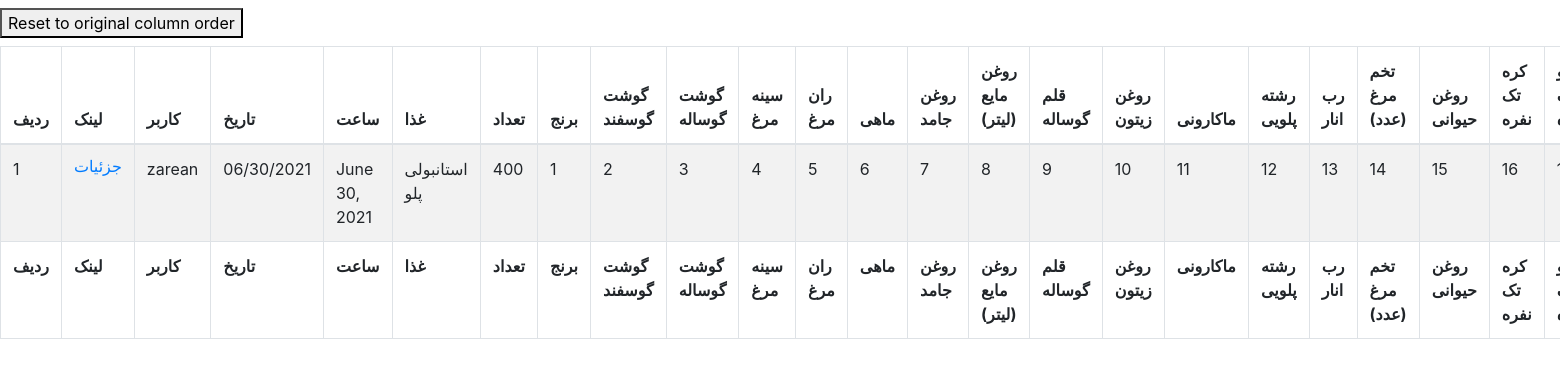
The app's page /canteen/ with its own data.
### canteen/models.py (models this page shows, shortened)
class Ingredient(models.Model):
    user = models.ForeignKey('auth.User', on_delete=models.CASCADE, verbose_name='کاربر')
    date = models.DateTimeField(verbose_name='تاریخ')
    time = models.DateField(verbose_name='روز')
    food = models.ForeignKey(Food, on_delete=models.CASCADE, null=False)
    rice = models.IntegerField(verbose_name='برنج', null=True, blank=True)
    beef = models.IntegerField(verbose_name='گوشت گوساله', null=True, blank=True)
    lamb = models.IntegerField(verbose_name='گوشت گوسفند', null=True, blank=True)
    chicken_leg = models.IntegerField(verbose_name='ران مرغ', null=True, blank=True)
    chicken_breast = models.IntegerField(verbose_name='سینه مرغ', null=True, blank=True)
    fish = models.IntegerField(verbose_name='ماهی', null=True, blank=True)
    solid_oil = models.IntegerField(verbose_name='روغن جامد', null=True, blank=True)
    liquid_oil = models.IntegerField(verbose_name='روغن مایع', null=True, blank=True)
    beef_shank = models.IntegerField(verbose_name='قلم گوساله', null=True, blank=True)
    olive_oil = models.IntegerField(verbose_name='روغن زیتون', null=True, blank=True)
    macaroni = models.IntegerField(verbose_name='ماکارونی', null=True, blank=True)
    reshte_poloie = models.IntegerField(verbose_name='رشته پلویی', null=True, blank=True)
    rob_anar = models.IntegerField(verbose_name='رب انار', null=True, blank=True)
    egg = models.IntegerField(verbose_name='تخم مرغ', null=True, blank=True)
    animal_oil = models.IntegerField(verbose_name='روغن حیوانی', null=True, blank=True)
    butter_1 = models.IntegerField(verbose_name='کره', null=True, blank=True)
    lemon_juice_1 = models.IntegerField(verbose_name='آبلیمو یک نفره', null=True, blank=True)
    butter_bulk = models.IntegerField(verbose_name='کره فله ای', null=True, blank=True)
    tomato_paste = models.IntegerField(verbose_name='رب گوجه فرنگی', null=True, blank=True)
    lentil = models.IntegerField(verbose_name='عدس', null=True, blank=True)
    raisin = models.IntegerField(verbose_name='کشمش', null=True, blank=True)
    walnut = models.IntegerField(verbose_name='گردو', null=True, blank=True)
    split_peas = models.IntegerField(verbose_name='لپه', null=True, blank=True)
    red_beans = models.IntegerField(verbose_name='لوبیا قرمز', null=True, blank=True)
    tomato = models.IntegerField(verbose_name='گوجه فرنگی', null=True, blank=True)
    onion = models.IntegerField(verbose_name='پیاز', null=True, blank=True)
    potato = models.IntegerField(verbose_name='سیب زمینی', null=True, blank=True)
    broad_bean = models.IntegerField(verbose_name='باقالی', null=True, blank=True)
    celery = models.IntegerField(verbose_name='کرفس', null=True, blank=True)
    green_bean = models.IntegerField(verbose_name='لوبیا سبز', null=True, blank=True)
    eggplant = models.IntegerField(verbose_name='بادمجان', null=True, blank=True)
    amani_lemon = models.IntegerField(verbose_name='لیمو امانی', null=True, blank=True)
    lemon = models.IntegerField(verbose_name='لیمو', null=True, blank=True)
    sabzi_kuku = models.IntegerField(verbose_name='سبزی کوکو', null=True, blank=True)
    sabzi_qorme = models.IntegerField(verbose_name='سبزی قورمه', null=True, blank=True)
    sabzi_poloie = models.IntegerField(verbose_name='سبزی پلویی', null=True, blank=True)
    garlic = models.IntegerField(verbose_name='سیر', null=True, blank=True)
    bell_pepper = models.IntegerField(verbose_name='فلفل دلمه', null=True, blank=True)
    mushroom = models.IntegerField(verbose_name='قارچ', null=True, blank=True)
    peas = models.IntegerField(verbose_name='نخود فرنگی', null=True, blank=True)
    coriander = models.IntegerField(verbose_name='گشنیز', null=True, blank=True)
    dry_savory = models.IntegerField(verbose_name='مرزه خشک', null=True, blank=True)
    dried_tarragon = models.IntegerField(verbose_name='ترخون خشک', null=True, blank=True)
    spearmint = models.IntegerField(verbose_name='نعناع', null=True, blank=True)
    jafari = models.IntegerField(verbose_name='جعفری', null=True, blank=True)
    reyhan = models.IntegerField(verbose_name='ریحان', null=True, blank=True)
    pickle = models.IntegerField(verbose_name='خیارشور', null=True, blank=True)
    carrot = models.IntegerField(verbose_name='هویج', null=True, blank=True)
    shevid = models.IntegerField(verbose_name='شوید', null=True, blank=True)
    saffron = models.IntegerField(verbose_name='زعفران', null=True, blank=True)
    verjuice = models.IntegerField(verbose_name='آبغوره', null=True, blank=True)
    lemon_juice = models.IntegerField(verbose_name='آبلیمو', null=True, blank=True)
    white_vinegar = models.IntegerField(verbose_name='سرکه سقید', null=True, blank=True)
    white_flour = models.IntegerField(verbose_name='آرد سفید', null=True, blank=True)
    toasted_flour = models.IntegerField(verbose_name='آرد سوخاری', null=True, blank=True)
    toasted_powder = models.IntegerField(verbose_name='پودر سوخاری', null=True, blank=True)
    rice_flour = models.IntegerField(verbose_name='آرد برنج', null=True, blank=True)
    chickpea_flour = models.IntegerField(verbose_name='آرد نخود', null=True, blank=True)
    sugar = models.IntegerField(verbose_name='شکر', null=True, blank=True)
    yogurt = models.IntegerField(verbose_name='ماست', null=True, blank=True)
    sumac = models.IntegerField(verbose_name='سماق', null=True, blank=True)
    starch = models.IntegerField(verbose_name='نشاسته', null=True, blank=True)
    vinegar = models.IntegerField(verbose_name='سرکه', null=True, blank=True)
    mustard = models.IntegerField(verbose_name='سس خردل', null=True, blank=True)
    sauce = models.IntegerField(verbose_name='سس', null=True, blank=True)
    rosewater = models.IntegerField(verbose_name='گلاب', null=True, blank=True)
    barberry = models.IntegerField(verbose_name='زرشک', null=True, blank=True)
    rock_salt = models.IntegerField(verbose_name='سنگ نمک', null=True, blank=True)
    pepper = models.IntegerField(verbose_name='فلفل', null=True, blank=True)
    milk = models.IntegerField(verbose_name='شیر', null=True, blank=True)
    salt = models.IntegerField(verbose_name='نمک', null=True, blank=True)
    class Meta:
        ordering = ['food']

class DailyMeal(Ingredient):
    quantity = models.IntegerField(verbose_name='تعداد غذا')
    class Meta:
        ordering = ['food']

class Ingredient(models.Model):
    user = models.ForeignKey('auth.User', on_delete=models.CASCADE, verbose_name='کاربر')
    date = models.DateTimeField(verbose_name='تاریخ')
    time = models.DateField(verbose_name='روز')
    food = models.ForeignKey(Food, on_delete=models.CASCADE, null=False)
    rice = models.IntegerField(verbose_name='برنج', null=True, blank=True)
    beef = models.IntegerField(verbose_name='گوشت گوساله', null=True, blank=True)
    lamb = models.IntegerField(verbose_name='گوشت گوسفند', null=True, blank=True)
    chicken_leg = models.IntegerField(verbose_name='ران مرغ', null=True, blank=True)
    chicken_breast = models.IntegerField(verbose_name='سینه مرغ', null=True, blank=True)
    fish = models.IntegerField(verbose_name='ماهی', null=True, blank=True)
    solid_oil = models.IntegerField(verbose_name='روغن جامد', null=True, blank=True)
    liquid_oil = models.IntegerField(verbose_name='روغن مایع', null=True, blank=True)
    beef_shank = models.IntegerField(verbose_name='قلم گوساله', null=True, blank=True)
    olive_oil = models.IntegerField(verbose_name='روغن زیتون', null=True, blank=True)
    macaroni = models.IntegerField(verbose_name='ماکارونی', null=True, blank=True)
    reshte_poloie = models.IntegerField(verbose_name='رشته پلویی', null=True, blank=True)
    rob_anar = models.IntegerField(verbose_name='رب انار', null=True, blank=True)
    egg = models.IntegerField(verbose_name='تخم مرغ', null=True, blank=True)
    animal_oil = models.IntegerField(verbose_name='روغن حیوانی', null=True, blank=True)
    butter_1 = models.IntegerField(verbose_name='کره', null=True, blank=True)
    lemon_juice_1 = models.IntegerField(verbose_name='آبلیمو یک نفره', null=True, blank=True)
    butter_bulk = models.IntegerField(verbose_name='کره فله ای', null=True, blank=True)
    tomato_paste = models.IntegerField(verbose_name='رب گوجه فرنگی', null=True, blank=True)
    lentil = models.IntegerField(verbose_name='عدس', null=True, blank=True)
    raisin = models.IntegerField(verbose_name='کشمش', null=True, blank=True)
    walnut = models.IntegerField(verbose_name='گردو', null=True, blank=True)
    split_peas = models.IntegerField(verbose_name='لپه', null=True, blank=True)
    red_beans = models.IntegerField(verbose_name='لوبیا قرمز', null=True, blank=True)
    tomato = models.IntegerField(verbose_name='گوجه فرنگی', null=True, blank=True)
    onion = models.IntegerField(verbose_name='پیاز', null=True, blank=True)
    potato = models.IntegerField(verbose_name='سیب زمینی', null=True, blank=True)
    broad_bean = models.IntegerField(verbose_name='باقالی', null=True, blank=True)
    celery = models.IntegerField(verbose_name='کرفس', null=True, blank=True)
    green_bean = models.IntegerField(verbose_name='لوبیا سبز', null=True, blank=True)
    eggplant = models.IntegerField(verbose_name='بادمجان', null=True, blank=True)
    amani_lemon = models.IntegerField(verbose_name='لیمو امانی', null=True, blank=True)
    lemon = models.IntegerField(verbose_name='لیمو', null=True, blank=True)
    sabzi_kuku = models.IntegerField(verbose_name='سبزی کوکو', null=True, blank=True)
    sabzi_qorme = models.IntegerField(verbose_name='سبزی قورمه', null=True, blank=True)
    sabzi_poloie = models.IntegerField(verbose_name='سبزی پلویی', null=True, blank=True)
    garlic = models.IntegerField(verbose_name='سیر', null=True, blank=True)
    bell_pepper = models.IntegerField(verbose_name='فلفل دلمه', null=True, blank=True)
    mushroom = models.IntegerField(verbose_name='قارچ', null=True, blank=True)
    peas = models.IntegerField(verbose_name='نخود فرنگی', null=True, blank=True)
    coriander = models.IntegerField(verbose_name='گشنیز', null=True, blank=True)
    dry_savory = models.IntegerField(verbose_name='مرزه خشک', null=True, blank=True)
    dried_tarragon = models.IntegerField(verbose_name='ترخون خشک', null=True, blank=True)
    spearmint = models.IntegerField(verbose_name='نعناع', null=True, blank=True)
    jafari = models.IntegerField(verbose_name='جعفری', null=True, blank=True)
    reyhan = models.IntegerField(verbose_name='ریحان', null=True, blank=True)
    pickle = models.IntegerField(verbose_name='خیارشور', null=True, blank=True)
    carrot = models.IntegerField(verbose_name='هویج', null=True, blank=True)
    shevid = models.IntegerField(verbose_name='شوید', null=True, blank=True)
    saffron = models.IntegerField(verbose_name='زعفران', null=True, blank=True)
    verjuice = models.IntegerField(verbose_name='آبغوره', null=True, blank=True)
    lemon_juice = models.IntegerField(verbose_name='آبلیمو', null=True, blank=True)
    white_vinegar = models.IntegerField(verbose_name='سرکه سقید', null=True, blank=True)
    white_flour = models.IntegerField(verbose_name='آرد سفید', null=True, blank=True)
    toasted_flour = models.IntegerField(verbose_name='آرد سوخاری', null=True, blank=True)
    toasted_powder = models.IntegerField(verbose_name='پودر سوخاری', null=True, blank=True)
    rice_flour = models.IntegerField(verbose_name='آرد برنج', null=True, blank=True)
    chickpea_flour = models.IntegerField(verbose_name='آرد نخود', null=True, blank=True)
    sugar = models.IntegerField(verbose_name='شکر', null=True, blank=True)
    yogurt = models.IntegerField(verbose_name='ماست', null=True, blank=True)
    sumac = models.IntegerField(verbose_name='سماق', null=True, blank=True)
    starch = models.IntegerField(verbose_name='نشاسته', null=True, blank=True)
    vinegar = models.IntegerField(verbose_name='سرکه', null=True, blank=True)
    mustard = models.IntegerField(verbose_name='سس خردل', null=True, blank=True)
    sauce = models.IntegerField(verbose_name='سس', null=True, blank=True)
    rosewater = models.IntegerField(verbose_name='گلاب', null=True, blank=True)
    barberry = models.IntegerField(verbose_name='زرشک', null=True, blank=True)
    rock_salt = models.IntegerField(verbose_name='سنگ نمک', null=True, blank=True)
    pepper = models.IntegerField(verbose_name='فلفل', null=True, blank=True)
    milk = models.IntegerField(verbose_name='شیر', null=True, blank=True)
    salt = models.IntegerField(verbose_name='نمک', null=True, blank=True)
    class Meta:
        ordering = ['food']

class Food(models.Model):
    food = models.CharField(max_length=30)
    class Meta:
        ordering = ['food']
    def __str__(self):
        return self.food

### canteen/views.py (the view)
# urls.py: path('', views.canteen_list, name='canteen'),
def canteen_list(request):
    dailymeals = DailyMeal.objects.all()
    return render(request, 'canteen/canteen_list.html', {'dailymeals': dailymeals})

### canteen/templates/canteen/canteen_list.html (shortened to what this page needs)
{% extends 'shared/_base.html' %}
{% block content %}
  <button id="reset" class="my-2">Reset to original column order</button>
    <br>
    <table id="table1" class="table table-striped table-bordered" style="width:100%">
    <thead>
    <tr>
      <th>ردیف</th>
      <th>لینک</th>
      <th>کاربر</th>
      <th>تاریخ</th>
      <th>ساعت</th>
      <th>غذا</th>
      <th>تعداد</th>
      <th>برنج</th>
      <th>گوشت گوسفند</th>
      <th>گوشت گوساله</th>
      <th>سینه مرغ</th>
      <th>ران مرغ</th>
      <th>ماهی</th>
      <th>روغن جامد</th>
      <th>روغن مایع (لیتر)</th>
      <th>قلم گوساله</th>
      <th>روغن زیتون</th>
      <th>ماکارونی</th>
      <th>رشته پلویی</th>
      <th>رب انار</th>
      <th>تخم مرغ (عدد)</th>
      <th>روغن حیوانی</th>
      <th>کره تک نفره</th>
      <th>آبلیمو تک نفره</th>
     </tr>
    </thead>
    <tbody>
    {% for dailymeal in dailymeals %}
      <tr>
        <td>{{ forloop.counter }}</td>
        <td><h6><a href="{% url 'canteen_detail' pk=dailymeal.pk %}">جزئیات</a></h6></td>
        <td>{{ dailymeal.user }}</td>
        <td>{{ dailymeal.date | date:"SHORT_DATE_FORMAT" }}</td>
        <td>{{ dailymeal.time }}</td>
        <td>{{ dailymeal.food }}</td>
        <td>{{ dailymeal.quantity }}</td>
        <td>{{ dailymeal.rice }}</td>
        <td>{{ dailymeal.beef }}</td>
        <td>{{ dailymeal.lamb }}</td>
        <td>{{ dailymeal.chicken_leg }}</td>
        <td>{{ dailymeal.chicken_breast }}</td>
        <td>{{ dailymeal.fish }}</td>
        <td>{{ dailymeal.solid_oil }}</td>
        <td>{{ dailymeal.liquid_oil }}</td>
        <td>{{ dailymeal.beef_shank }}</td>
        <td>{{ dailymeal.olive_oil }}</td>
        <td>{{ dailymeal.macaroni }}</td>
        <td>{{ dailymeal.reshte_poloie  }}</td>
        <td>{{ dailymeal.rob_anar }}</td>
        <td>{{ dailymeal.egg }}</td>
        <td>{{ dailymeal.animal_oil }}</td>
        <td>{{ dailymeal.butter_1 }}</td>
        <td>{{ dailymeal.lemon_juice_1  }}</td>
      </tr>
    {% endfor %}
    </tbody>
    <tfoot>
    <tr>
      <th>ردیف</th>
      <th>لینک</th>
      <th>کاربر</th>
      <th>تاریخ</th>
      <th>ساعت</th>
      <th>غذا</th>
      <th>تعداد</th>
      <th>برنج</th>
      <th>گوشت گوسفند</th>
      <th>گوشت گوساله</th>
      <th>سینه مرغ</th>
      <th>ران مرغ</th>
      <th>ماهی</th>
      <th>روغن جامد</th>
      <th>روغن مایع (لیتر)</th>
      <th>قلم گوساله</th>
      <th>روغن زیتون</th>
      <th>ماکارونی</th>
      <th>رشته پلویی</th>
      <th>رب انار</th>
      <th>تخم مرغ (عدد)</th>
      <th>روغن حیوانی</th>
      <th>کره تک نفره</th>
      <th>آبلیمو تک نفره</th>
    </tr>
    </tfoot>
  </table>
{% endblock %}

### templates/shared/_base.html (shortened to what this page needs)
{% load static %}
{% load render_partial %}
<!DOCTYPE html>
<html lang="en">
<head>
    {% include 'shared/_headerCDN.html' %}
</head>
<body>
{% block content %}
{% endblock %}
</body>
</html>

### templates/shared/_headerCDN.html (shortened to what this page needs)
{% load static %}
<link type="text/css" rel="stylesheet" href="{% static 'css/bootstrap.min.css' %}">
<link type="text/css" rel="stylesheet" href="{% static 'css/all.css' %}">
<link type="text/css" rel="stylesheet" href="{% static 'css/prettyPhoto.min.css' %}">
<link type="text/css" rel="stylesheet" href="{% static 'css/datatables.min.css' %}">

### templates/shared/_footerCDN.html (shortened to what this page needs)
{% load static %}

### records on screen
DailyMeal: user "zarean", date "06/30/2021", time "June 30, 2021", food "استانبولی پلو", quantity "400", rice "1", beef "2", lamb "3", chicken_leg "4", chicken_breast "5", fish "6", solid_oil "7", liquid_oil "8", beef_shank "9", olive_oil "10", macaroni "11", reshte_poloie "12", rob_anar "13", egg "14", animal_oil "15", butter_1 "16"
